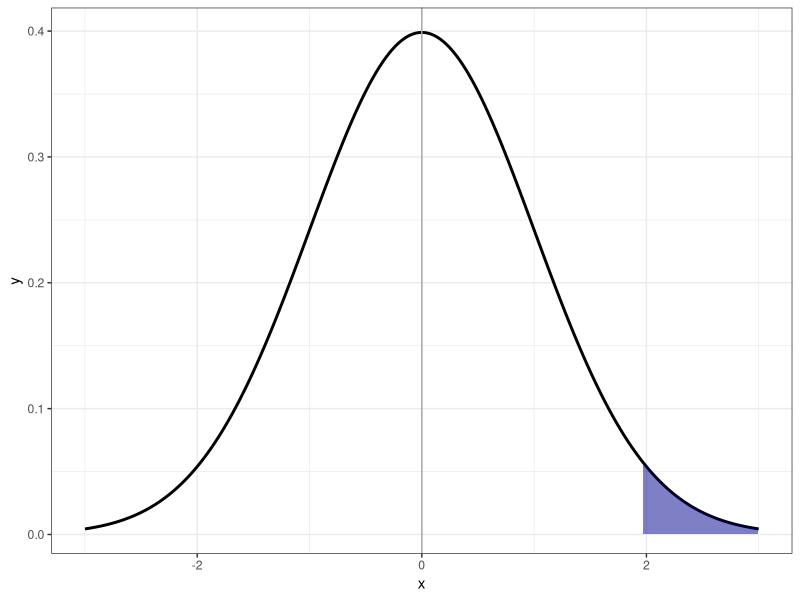

Write the R code that produced this figure.
#author: LAHA
#date: 6/11/2018
#function to plot a funtion of x
plotAreaUC<-function(xfrom,xto,xby,xli,xls,f,colorAUC="gray",transpAUC=1,normal=TRUE){
  library(ggplot2)
  x<-seq(xfrom,xto, xby)
  if(normal){
    y<-dnorm(x,0,1)  
  }
  else{
    y<- f(x)
  }
  #y<-ifelse(normal,dnorm(x,0,1),f(x))
  #y<- f(x) # dnorm(x,0,1)
  xddf <- data.frame(x=x,y=y)

  p<-ggplot(data=xddf,aes(x=x,y=y))+
    geom_line(size=1,color="black")+
    geom_ribbon(data=subset(xddf ,x>xli & x<xls),aes(ymax=y),ymin=0,
                fill=colorAUC,colour=NA,alpha=transpAUC)+
    scale_y_continuous(limits=c(min(y), max(y)))+
    geom_vline(data = data.frame(x),aes(xintercept=0),color="darkgray")+
    geom_hline(data = data.frame(y),aes(yintercept=0),color="darkgray")+
    theme_bw()
  
  p
}


xfrom<--3
xto<-3
xby<-.01
xli<- 1.96
xls<- 3.00
f<- function(x) {x^3}
colorAUC="darkblue"
transpAUC=.5

plotAreaUC(xfrom,xto,xby,xli,xls,f,colorAUC,transpAUC=transpAUC,normal = TRUE)
# 
# 
# 7*sin(x)+x^2-4
# 
# y<-f(seq(xfrom,xto,xby))

# 
# x<-seq(-1,1, 0.01)
# y<- x^3 # dnorm(x,0,1)
# xddf <- data.frame(x=x,y=y)
# p<-ggplot(data=xddf,aes(x=x,y=y))+geom_line(size=1,color="black")+
#   geom_ribbon(data=subset(xddf ,x>0.2 & x<0.8),aes(ymax=y),ymin=0,
#               fill="gray",colour=NA,alpha=0.7)+
#   scale_y_continuous(limits=c(-1, 1))+theme_minimal()
# 
# p+geom_vline(data = data.frame(x),aes(xintercept=0),color="darkgray")+
#   geom_hline(data = data.frame(y),aes(yintercept=0),color="darkgray")